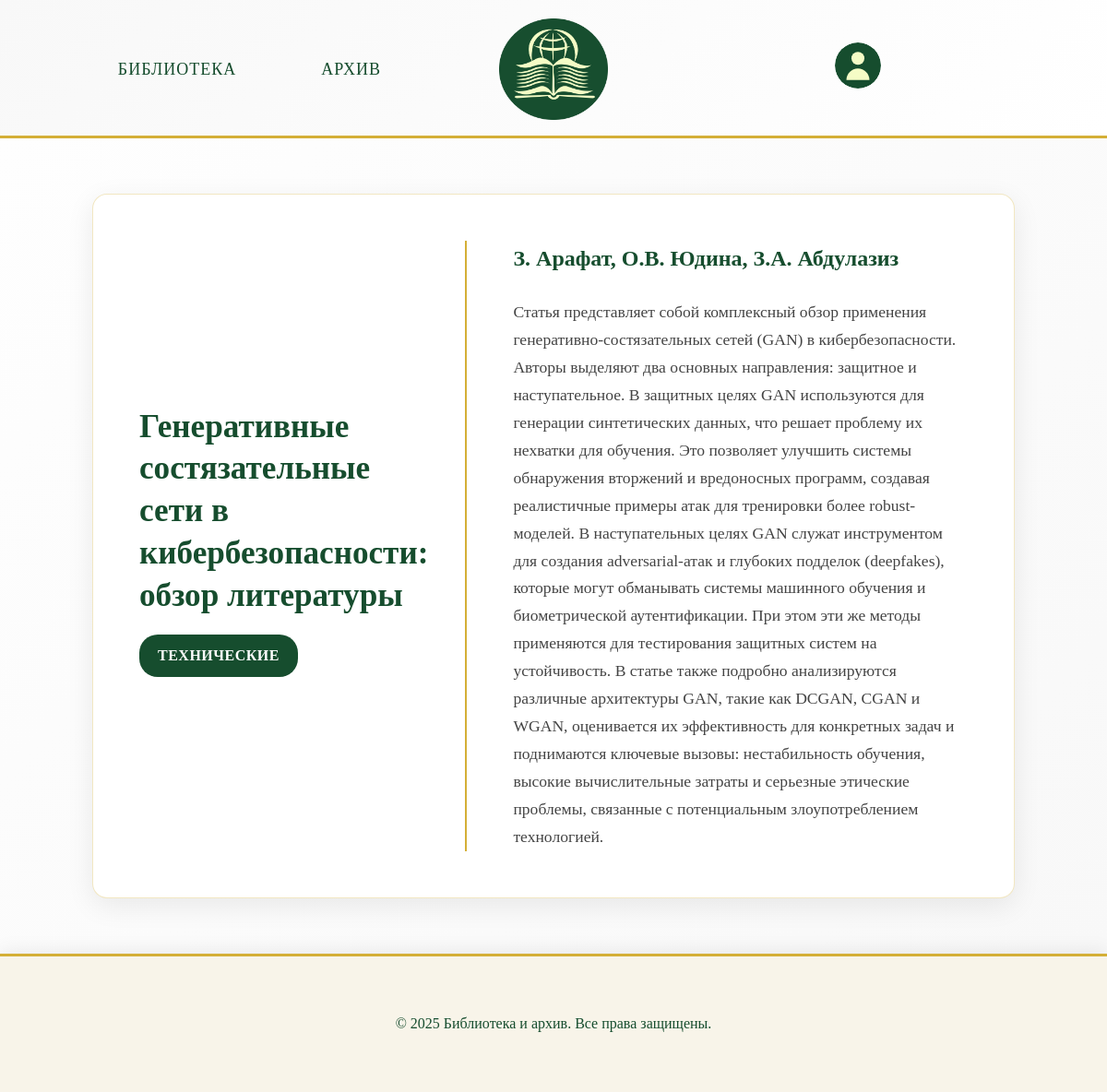
The app's page /article/1/ with its own data.
### app/models.py (models this page shows, shortened)
class Article(models.Model):
    id = models.AutoField(primary_key=True)
    title = models.CharField(max_length=100, verbose_name='Название')
    author = models.CharField(max_length=50, verbose_name='Автор')
    description_short = models.TextField(verbose_name='Краткое описание')
    description_long = models.TextField(verbose_name='Подробное описание')
    year = models.IntegerField(verbose_name='Год публикации')
    quantity = models.IntegerField(verbose_name='В наличии')
    genre = models.CharField(
        max_length=100,
        verbose_name="Жанр",
        choices=[
            ('Технические', 'Технические'),
            ('Медицинские', 'Медицинские'),
            ('Химические', 'Химические'),
            ('Гуманитарные', 'Гуманитарные'),
        ]
    )
    class Meta:
        verbose_name = "статья"
        verbose_name_plural = "статьи"

### app/views.py (the view)
# urls.py: path('article/<int:article_id>/', views.article_detail, name='article_detail'),
def article_detail(request, article_id):
    article = get_object_or_404(Article, id=article_id)
    context = {
        'article': article
    }
    return render(request, 'app/article.html', context)

### templates/app/article.html (shortened to what this page needs)
<!DOCTYPE html>
<html lang="ru">
    <head>
        {% load static %}
        <link rel="stylesheet" href="{% static 'css/style.css' %}" />
    </head>
    <body>
        <header>
        <nav>
            <ul class="menu-items">
            <li class="menu-item"><a href="{% url 'library' %}">Библиотека</a></li>
            <li class="menu-item"><a href="{% url 'archive' %}">Архив</a></li>
            </ul>
        </nav>
        <a href="{% url 'library' %}">
            <img src="{% static 'images/Group_2_2.png' %}" alt="Логотип" class="logo">
        </a>
        <a href="{% url 'profile' %}" class="profile-link">
            <img
        alt="Профиль" class="profile-icon">
        </a>
        </header>
        <main class="books-information">
            <div class="book-detail-card">
                <div class="book-left-side">
                    <h2 class="book-title">{{ article.title }}</h2>
                    <span class="book-genre">{{ article.genre }}</span>
                </div>
                <div class="book-right-side">
                    <p class="book-author">{{ article.author }}</p>
                    <p class="book-description">{{ article.description_long }}</p>
                </div>
            </div>
        </main>
        <footer class="footer">
            <p class="footer-copyright">&copy; 2025 Библиотека и архив. Все права защищены.</p>
        </footer>
    </body>
</html>

### static/css/style.css (style rules this page uses)
* { margin: 0; padding: 0; box-sizing: border-box; }
body { width: 100vw; overflow-x: hidden; background-color: #f8f4e9; font-family: 'Georgia', 'Times New Roman', serif; color: #2c2c2c; line-height: 1.6; }
header { height: 150px; padding: 20px 40px; display: grid; grid-template-columns: 1fr min-content 1fr; align-items: center; gap: 40px; background: linear-gradient(135deg, #f8f8f8 0%, #ffffff 100%); border-bottom: 3px solid #d4af37; box-shadow: 0 2px 20px rgba(0, 0, 0, 0.08); }
.menu-items { display: flex; gap: 40px; flex-direction: row; justify-content: center; align-self: center; }
.menu-item { list-style: none; font-size: 18px; font-weight: 500; color: #164d2e; padding: 12px 24px; border: 2px solid transparent; border-radius: 8px; transition: all 0.3s ease; cursor: pointer; position: relative; text-transform: uppercase; letter-spacing: 1px; }
.menu-item a { text-decoration: none; color: #164d2e; }
.logo { height: 100%; width: auto; object-fit: contain; max-height: 110px; display: block; align-self: center; }
.profile-link { justify-self: center; align-self: center; }
.profile-icon { width: 50px; height: 50px; cursor: pointer; justify-self: center; align-self: center; border-radius: 50%; transition: all 0.3s ease; }
.book-title { font-size: 18px; color: #164d2e; margin-bottom: 10px; font-weight: 600; }
.book-author { color: #666; font-size: 14px; margin-bottom: 15px; }
.book-description { color: #888; font-size: 14px; line-height: 1.5; }
.book-genre { font-size: 16px; color: #164d2e; margin-bottom: 10px; }
.books-information { background: linear-gradient(135deg, #fefefe 0%, #f8f8f8 100%); min-height: 70vh; padding: 60px 20px; display: flex; justify-content: center; align-items: center; }
.book-detail-card { background: white; border-radius: 16px; padding: 50px; box-shadow: 0 8px 30px rgba(0, 0, 0, 0.08); border: 1px solid rgba(212, 175, 55, 0.3); max-width: 1000px; width: 100%; display: flex; gap: 50px; }
.book-left-side { flex: 0 0 300px; border-right: 2px solid #d4af37; padding-right: 40px; display: flex; flex-direction: column; justify-content: center; }
.book-left-side .book-title { font-size: 2.2rem; color: #164d2e; font-weight: 700; line-height: 1.3; margin-bottom: 20px; word-wrap: break-word; }
.book-left-side .book-genre { display: inline-block; background: #164d2e; color: white; padding: 10px 20px; border-radius: 20px; font-size: 1rem; font-weight: 600; text-transform: uppercase; letter-spacing: 0.5px; align-self: flex-start; }
.book-right-side { flex: 1; display: flex; flex-direction: column; justify-content: center; }
.book-right-side .book-author { font-size: 1.5rem; color: #164d2e; margin-bottom: 25px; font-weight: 600; }
.book-right-side .book-description { font-size: 1.1rem; color: #444; line-height: 1.7; text-align: left; }
.footer { height: 150px; display: flex; justify-content: center; align-items: center; border-top: 3px solid #d4af37; box-shadow: 0 -2px 20px rgba(0, 0, 0, 0.08); }
.footer-copyright { font-size: 16px; color: #164d2e; margin: 0; }

### records on screen
Article: title "Генеративные состязательные сети в кибербезопасности: обзор литературы", genre "ТЕХНИЧЕСКИЕ", author "З. Арафат, О.В. Юдина, З.А. Абдулазиз", description_long "Статья представляет собой комплексный обзор применения генеративно-состязательных сетей (GAN) в кибербезопасности. Авторы выделяют два основных направления: защитное и наступательное. В защитных целях GAN используются для генерации синтетических данных, что решает проблему их нехватки для обучения. Это позволяет улучшить системы обнаружения вторжений и вредоносных программ, создавая реалистичные примеры атак для тренировки более robust-моделей. В наступательных целях GAN служат инструментом для создания adversarial-атак и глубоких подделок (deepfakes), которые могут обманывать системы машинного обучения и биометрической аутентификации. При этом эти же методы применяются для тестирования…"
